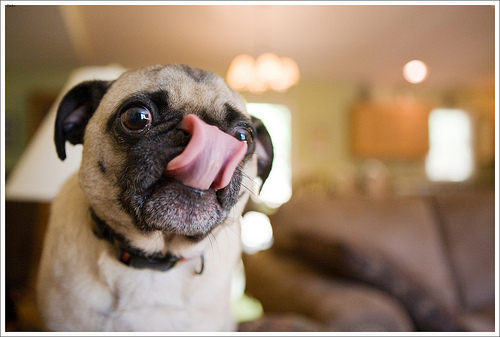
#> input picture assets/pug.jpg, 500 x 337 px, given as the content of the folder ./images, which was not available
$ python hog.py
#> lines starting #> are read from the running program, lines starting #| are printed output that depends on the picture; pictures that were not available may be replaced by others from this repository, and a replacement may not be noted
### common.py
def iscat(name: str) -> bool:
    for s in ["Russian_Blue", "Birman"]:
        if s in name:
            return True
    return False


def isdog(name: str) -> bool:
    for s in ["samoyed", "pug"]:
        if s in name:
            return True
    return False

### hog.py
import argparse
import os

from os import listdir
from os.path import isfile, join
from typing import Any

import pandas as pd
import numpy as np

from skimage.io import imread
from skimage.color import rgb2gray
from skimage.feature import hog
from skimage.transform import resize
from sklearn.preprocessing import StandardScaler
from sklearn.decomposition import PCA

from common import iscat, isdog


def main():
    parser = argparse.ArgumentParser()
    _ = parser.add_argument(
        "-r",
        "--resolucao",
        help="resolução do bloco do hog",
        default=256,
        type=int,
    )
    _ = parser.add_argument(
        "-p",
        "--pixels",
        help="pixels por célula",
        default=32,
        type=int,
    )
    _ = parser.add_argument(
        "-d",
        "--dataset-path",
        help="caminho das imagens",
        default="./images",
        type=str,
    )
    _ = parser.add_argument(
        "-P",
        "--pca",
        help="porcentagem de componentes no PCA",
        default=0.9,
        type=float,
    )
    args = parser.parse_args()

    res = args.resolucao
    px = args.pixels
    path = args.dataset_path
    components = args.pca

    files = [join(path, f) for f in listdir(path) if isfile(join(path, f))]

    print(
        f"extraindo features, com parâmetros: resolução={res}, pixels={px}, componentes={components}..."
    )
    data = extract_features(files, res, px)

    try:
        os.mkdir("out")
    except FileExistsError:
        pass
    os.chdir("./out")

    cat = np.asarray(data["cat_feats"])
    dog = np.asarray(data["dog_feats"])

    xs = np.vstack([cat, dog])
    ys = np.array(["cat"] * len(cat) + ["dog"] * len(dog))

    result = pd.DataFrame(xs, columns=[f"feat_{i + 1}" for i in range(xs.shape[1])])
    result["label"] = ys

    print(f"executando pca com componentes={components}...")
    pca = exec_pca(result, components)

    hog_out = f"HOG_{res}_{px}x{px}.csv"
    result.to_csv(hog_out, index=False)

    pca_out = f"PCA_0{f'{components:.2f}'.split('.')[1]}_{hog_out}"
    pca.to_csv(pca_out, index=False)

    print(f"arquivos, hog={hog_out}, pca={pca_out} escritos")


def extract_features(
    files: list[str],
    res: int,
    pixels: int,
) -> dict[str, list[float]]:
#> called with res = 256, pixels = 32
    cat_feats = []
    dog_feats = []
    for file in files:
        img = resize(imread(file), (res, res), anti_aliasing=True)
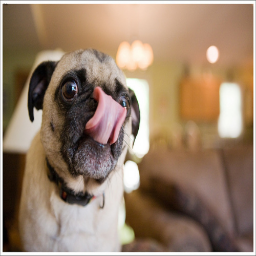
#> img: shape (256, 256, 3) float64; mean R, G, B 0.601, 0.507, 0.424
        grayed_img = rgb2gray(img)
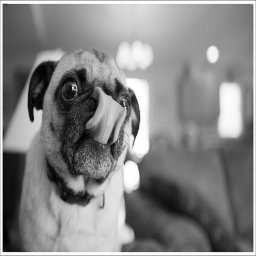
#> grayed_img: shape (256, 256) float64; min 0.00191, max 1, mean 0.521
        feat = hog(
            grayed_img,
            pixels_per_cell=(pixels, pixels),
        )
#> feat = 2916 values, max 0.363 at index 2812, min 0.000385 at index 102, mean 0.0827
        if iscat(file):
            cat_feats.append(feat)
        elif isdog(file):
            dog_feats.append(feat)

    return {"cat_feats": cat_feats, "dog_feats": dog_feats}


def exec_pca(df: pd.DataFrame, n_components: float) -> pd.DataFrame:
    xs = df.drop(columns="label")
    ys = df["label"]

    std = StandardScaler().fit_transform(xs)
    pca = PCA(n_components=n_components, whiten=True).fit_transform(std)

    ret = pd.DataFrame(data=pca, columns=[f"feat_{i}" for i in range(pca.shape[1])])
    ret["label"] = ys.values

    return ret


if __name__ == "__main__":
    main()
#> in main, `data = extract_features(files, res, px)`: data = 2 items
#> in main, `cat = np.asarray(data["cat_feats"])`: cat = empty array
#> (the run stopped early here; a loop or call above may not have finished)

$ run again, on assets/samoyed.jpg
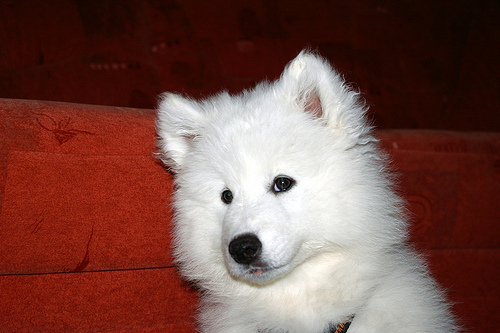
#> input picture assets/samoyed.jpg, 500 x 333 px, given as the content of the folder ./images, which was not available
#> in extract_features, `img = resize(imread(file), (res, res), anti_aliasing=True)`:
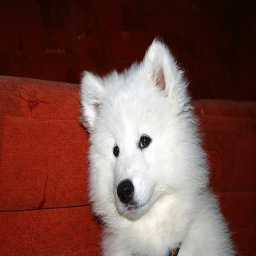
#> img: shape (256, 256, 3) float64; mean R, G, B 0.467, 0.307, 0.279
#> in extract_features, `grayed_img = rgb2gray(img)`:
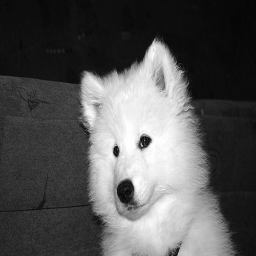
#> grayed_img: shape (256, 256) float64; min 0.0186, max 1, mean 0.339
#> feat = 2916 values, max 0.313 at index 438, min 0.00635 at index 1317, mean 0.0903
#> data = 2 items
#> cat = empty array
